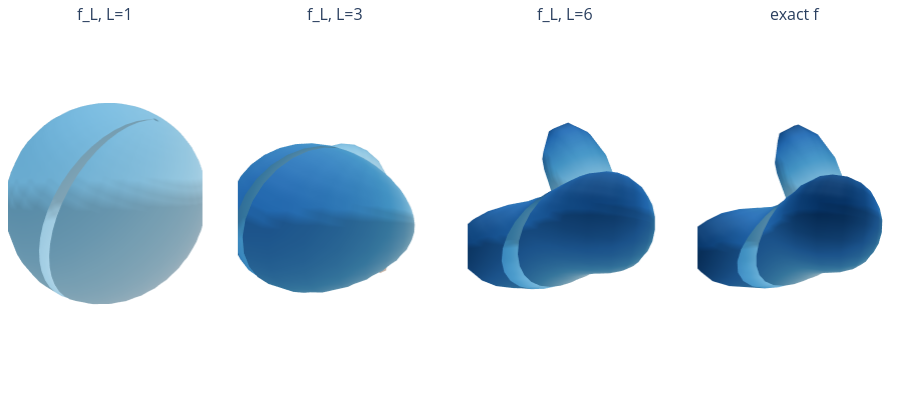

Notebook code cell kept with this figure:
### Markdown cell above
The same convergence behavior is also seen on a sphere, with radius = |f_L| and color values based on the sign of f_L

### Code cell
# Set up a grid of points on the sphere for visualization
theta, phi, xyz = spherical_surface(80)

# Compute the spherical harmonics for the grid points on the sphere
Yg = o3.spherical_harmonics(irreps_L, torch.from_numpy(xyz.reshape(-1, 3)),
                            normalize=True, normalization="integral")

# Create panels for visualization: truncated series for L=1,3,6 and the exact signal
panels = [(f"f_L, L={L}", (Yg[:, :(L + 1) ** 2] @ v[:(L + 1) ** 2]).numpy())
          for L in (1, 3, 6)] + [("exact f", f_signal(torch.from_numpy(
              xyz.reshape(-1, 3))).numpy())]

# Calculate the maximum absolute value of the exact signal for color scaling
vmax = panels[-1][1].max()

# The truncation is easiest to judge by rotating the lobes -- drag any panel
fig = scene3d(1, 4, titles=[t for t, _ in panels], title_dy=-0.03)

# Draw the spherical field for each panel, using the same color scale for comparison
for k, (title, vals) in enumerate(panels):
    draw_sphere_field(vals, xyz, fig=fig, cell=(1, k + 1), vmax=vmax, stride=2)
show3d(fig, legend=False)

### Figure 1 — Plotly figure (JSON) as saved in the notebook; plotly's stock layout.template omitted (floating-point values rounded to 4 significant figures; data arrays with more than 128 entries replaced by an {"elided": "..."} marker saying what was removed)
{"data": [{"cmax": 1.042, "cmin": -1.042, "colorscale": [[0, "rgb(103,0,31)"], [0.1, "rgb(178,24,43)"], [0.2, "rgb(214,96,77)"], [0.3, "rgb(244,165,130)"], [0.4, "rgb(253,219,199)"], [0.5, "rgb(247,247,247)"], [0.6, "rgb(209,229,240)"], [0.7, "rgb(146,197,222)"], [0.8, "rgb(67,147,195)"], [0.9, "rgb(33,102,172)"], [1, "rgb(5,48,97)"]], "hoverinfo": "skip", "scene": "scene", "showscale": false, "surfacecolor": {"elided": "40x40 float values"}, "type": "surface", "x": {"elided": "40x40 float values"}, "y": {"elided": "40x40 float values"}, "z": {"elided": "40x40 float values"}}, {"cmax": 1.042, "cmin": -1.042, "colorscale": [[0, "rgb(103,0,31)"], [0.1, "rgb(178,24,43)"], [0.2, "rgb(214,96,77)"], [0.3, "rgb(244,165,130)"], [0.4, "rgb(253,219,199)"], [0.5, "rgb(247,247,247)"], [0.6, "rgb(209,229,240)"], [0.7, "rgb(146,197,222)"], [0.8, "rgb(67,147,195)"], [0.9, "rgb(33,102,172)"], [1, "rgb(5,48,97)"]], "hoverinfo": "skip", "scene": "scene2", "showscale": false, "surfacecolor": {"elided": "40x40 float values"}, "type": "surface", "x": {"elided": "40x40 float values"}, "y": {"elided": "40x40 float values"}, "z": {"elided": "40x40 float values"}}, {"cmax": 1.042, "cmin": -1.042, "colorscale": [[0, "rgb(103,0,31)"], [0.1, "rgb(178,24,43)"], [0.2, "rgb(214,96,77)"], [0.3, "rgb(244,165,130)"], [0.4, "rgb(253,219,199)"], [0.5, "rgb(247,247,247)"], [0.6, "rgb(209,229,240)"], [0.7, "rgb(146,197,222)"], [0.8, "rgb(67,147,195)"], [0.9, "rgb(33,102,172)"], [1, "rgb(5,48,97)"]], "hoverinfo": "skip", "scene": "scene3", "showscale": false, "surfacecolor": {"elided": "40x40 float values"}, "type": "surface", "x": {"elided": "40x40 float values"}, "y": {"elided": "40x40 float values"}, "z": {"elided": "40x40 float values"}}, {"cmax": 1.042, "cmin": -1.042, "colorscale": [[0, "rgb(103,0,31)"], [0.1, "rgb(178,24,43)"], [0.2, "rgb(214,96,77)"], [0.3, "rgb(244,165,130)"], [0.4, "rgb(253,219,199)"], [0.5, "rgb(247,247,247)"], [0.6, "rgb(209,229,240)"], [0.7, "rgb(146,197,222)"], [0.8, "rgb(67,147,195)"], [0.9, "rgb(33,102,172)"], [1, "rgb(5,48,97)"]], "hoverinfo": "skip", "scene": "scene4", "showscale": false, "surfacecolor": {"elided": "40x40 float values"}, "type": "surface", "x": {"elided": "40x40 float values"}, "y": {"elided": "40x40 float values"}, "z": {"elided": "40x40 float values"}}], "layout": {"annotations": [{"font": {"size": 16}, "showarrow": false, "text": "f_L, L=1", "x": 0.11, "xanchor": "center", "xref": "paper", "y": 0.97, "yanchor": "bottom", "yref": "paper"}, {"font": {"size": 16}, "showarrow": false, "text": "f_L, L=3", "x": 0.37, "xanchor": "center", "xref": "paper", "y": 0.97, "yanchor": "bottom", "yref": "paper"}, {"font": {"size": 16}, "showarrow": false, "text": "f_L, L=6", "x": 0.63, "xanchor": "center", "xref": "paper", "y": 0.97, "yanchor": "bottom", "yref": "paper"}, {"font": {"size": 16}, "showarrow": false, "text": "exact f", "x": 0.89, "xanchor": "center", "xref": "paper", "y": 0.97, "yanchor": "bottom", "yref": "paper"}], "height": 400, "legend": {"orientation": "h", "x": 0.5, "xanchor": "center", "y": 0, "yanchor": "top"}, "margin": {"b": 8, "l": 8, "r": 8, "t": 16}, "scene": {"aspectmode": "data", "domain": {"x": [0, 0.22], "y": [0, 1]}, "xaxis": {"showbackground": false, "visible": false}, "yaxis": {"showbackground": false, "visible": false}, "zaxis": {"showbackground": false, "visible": false}}, "scene2": {"aspectmode": "data", "domain": {"x": [0.26, 0.48], "y": [0, 1]}, "xaxis": {"showbackground": false, "visible": false}, "yaxis": {"showbackground": false, "visible": false}, "zaxis": {"showbackground": false, "visible": false}}, "scene3": {"aspectmode": "data", "domain": {"x": [0.52, 0.74], "y": [0, 1]}, "xaxis": {"showbackground": false, "visible": false}, "yaxis": {"showbackground": false, "visible": false}, "zaxis": {"showbackground": false, "visible": false}}, "scene4": {"aspectmode": "data", "domain": {"x": [0.78, 1], "y": [0, 1]}, "xaxis": {"showbackground": false, "visible": false}, "yaxis": {"showbackground": false, "visible": false}, "zaxis": {"showbackground": false, "visible": false}}, "showlegend": false, "title": {}}}
